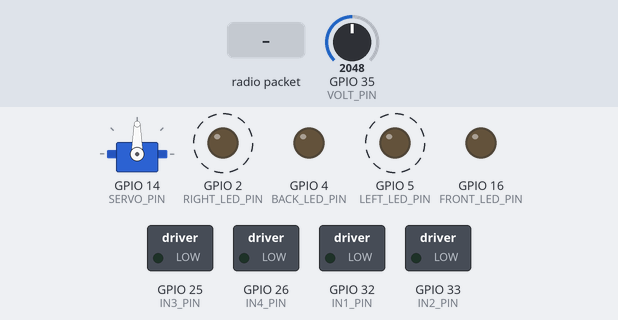
This sketch was run on a simulated ESP32. Shown: servo, switched loads named in the sketch (green lamp = pin HIGH), output pins drawn as LEDs (lit = HIGH). Dashed ring = blinking. Inputs (shaded band) come from the test bench; at power-on: GPIO 35 (VOLT_PIN) = 2048. EEPROM starts erased; no radio packets arrive unless stated; what the sketch prints to the serial monitor is not drawn.

Above: at 0.1 s.
1.3 s: radio packet "0" arrives
3.7 s: radio packet "2" arrives
Timing chart, 0 to 12.1 s (numbered marks = the images above; inputs shaded):
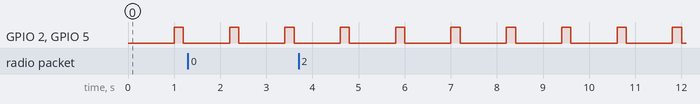

The sketch:

RX_V3.ino
```cpp
#include "data.h"
RF24 radio(CE_PIN, CSN_PIN);
Servo servo;

void read_battery(){
  static uint32_t time_read = 0;
  static uint8_t last_battery = 100;
  if(millis() < time_read)
    return;
  time_read = millis() + 30*SECOND;
  uint16_t average = analogRead(VOLT_PIN);
  for(uint8_t i = 0; i < 5; i++){
    average = (average + analogRead(VOLT_PIN))/2;
  }
  /* Bat: 7.78, readed: 1.82 */
  battery_percent = ((average*3.263/4096)*4.27 - 6.4)/2*100;
  if(battery_percent > last_battery)
    battery_percent = last_battery;
  last_battery = battery_percent;
}
void motor_control(eMotor motor, eDir dir, uint8_t pwm){
  if(motor != emMotor12 && motor != emMotor34)
    return;
  if(dir == emForward){
    digitalWrite(MOTOR_PIN[motor], LOW);
    ledcWrite(motor, pwm);
  }
  else{
    digitalWrite(MOTOR_PIN[motor], pwm ? HIGH:LOW);
    ledcWrite(motor, pwm);
  }
}
bool send_rf(String data, int16_t times){
  radio.stopListening();
  char text[32] = {"\0"};
  data.toCharArray(text,data.length()+1);
  while(--times >= 0){
    if(radio.write(&text, sizeof(text))){
      radio.startListening();
      return true;
    }
  }
  radio.startListening();
  return false;
}
void print_rfdata(){
  Serial.printf("XL=%d\tYL=%d\tXR=%d\tYR=%d\tMode=%d\tButton=%d%d%d%d%d%d%d%d%d%d%d%d\tEncoder=%d\n",
    rfdata.joys_leftX, rfdata.joys_leftY, rfdata.joys_rightX, rfdata.joys_rightY,
    rfdata.mode_sel1, rfdata.button[0], rfdata.button[1], rfdata.button[2], rfdata.button[3],
    rfdata.button[4], rfdata.button[5], rfdata.button[6], rfdata.button[7], rfdata.button[8],
    rfdata.button[9], rfdata.button[10], rfdata.button[11], rfdata.encoder_postion);
}
void parse_data(char *data){
  /* byte 0                      |byte 1  |byte 2  |byte 3  |byte 4  |byte 5       |byte 6
   * 0       |12345 |6   |7      |01234567|01234567|01234567|01234567|0123    |456701234567
   * 0       |12345 |6   |7      |89012345|67890123|45678901|01234567|8901    |234567890123
   * is valid|en_pos|mode|bat_req|joys_LX |joys_LY |joys_RX |joys_RY |dir_joys|button[0:10]
   */
  if((int)data[0]  & 0x1 == 0)
    return;
  rfdata.time_lastRecive = millis();
  rfdata.encoder_postion = (((int)data[0] >> 1) & 0x1F);
  rfdata.mode_sel1 = ((int)data[0] >> 6) & 0x1;
  if(((int)data[0] >> 7) & 0x1){
    send_rf(String(battery_percent) + "%", 1);
  }
  rfdata.joys_leftX = (uint8_t)data[1];
  rfdata.joys_leftY = (uint8_t)data[2];
  rfdata.joys_rightX = (uint8_t)data[3];
  rfdata.joys_rightY = (uint8_t)data[4];
  if((((int)data[5] >> 0) & 0x1) == 0) rfdata.joys_leftX *= -1;
  if((((int)data[5] >> 1) & 0x1) == 0) rfdata.joys_leftY *= -1;
  if((((int)data[5] >> 2) & 0x1) == 0) rfdata.joys_rightX *= -1;
  if((((int)data[5] >> 3) & 0x1) == 0) rfdata.joys_rightY *= -1;

  for(uint8_t i = 4; i < 8; i++){
    rfdata.button[i-4] = ((int)data[5] >> i) & 0x1;
  }
  for(uint8_t i = 0; i < 8; i++){
    rfdata.button[i+4] = ((int)data[6] >> i) & 0x1;
  }

  motor_control(emMotor12, rfdata.joys_leftY > 0 ? emForward:emBackward, rfdata.joys_leftY);
  int8_t temp = is_reserve ? 1:-1;
  int16_t value = map(rfdata.joys_rightX,-255,255,base_postion-turn_value*temp,base_postion+turn_value*temp);
  servo.write(value);
//  print_rfdata();
}
void read_nRF(){
  if(radio.available()){
    char text[8] = "";
    radio.read(&text, sizeof(text));
    String str = String(text);
    if(text[0] & 0x1){
      parse_data(text);
    }
    else{
      if(str.indexOf("$") >= 0){ // tx reads parameter
        if(str.indexOf("$A") >= 0){
          String data = String(EEPROM.read(0))+" "+String(EEPROM.read(1))+" "+String(EEPROM.read(2))+" ";
          delay(50); bool is_ok = send_rf(data,10);
        }
        else{
          uint8_t value = uint8_t(str.charAt(str.indexOf("$") + 1))-48;
          value = EEPROM.read(value); delay(50);
          bool is_ok = send_rf(String(value),10);
        }
      }
      else if(str.indexOf("#") >= 0){ // tx sets parameter
        String buff = "";
        uint8_t i = str.indexOf("#") + 2;
        while(i < str.length()){
          buff += str.charAt(i);
          i++;
        }
        EEPROM.write(uint8_t(str.charAt(str.indexOf("#")+1))-48, buff.toInt());
        EEPROM.commit();
        if(str.charAt(str.indexOf("#") + 1) == '0'){
          servo.write(buff.toInt());
          base_postion = buff.toInt();
        }
        else if(str.charAt(str.indexOf("#") + 1) == '1'){
          turn_value = buff.toInt();
        }
        else if(str.charAt(str.indexOf("#") + 1) == '2'){
          is_reserve = buff.toInt();
        }
      }
      else{
        Serial.printf("Recived an unknow command: %s\n", str);
      }
    }
  }
}
void leds_handler(){
  if(millis() >= rfdata.time_lastRecive + 1000){
    if(millis() >= time_blink){
      time_blink = millis() + 200 + is_left_on*800;
      is_left_on = !is_left_on;
      digitalWrite(LEFT_LED_PIN, is_left_on);
      digitalWrite(RIGHT_LED_PIN, is_left_on);
      motor_control(emMotor12, emBackward, 0); // stop motor
      servo.write(base_postion);
    }
  }
  else if(rfdata.mode_sel1 == 1){
    if(millis() >= time_blink){
      is_left_on = !is_left_on;
      if(is_left_on){
        digitalWrite(LEFT_LED_PIN,HIGH);
        digitalWrite(RIGHT_LED_PIN,LOW);
      }
      else{
        digitalWrite(LEFT_LED_PIN,LOW);
        digitalWrite(RIGHT_LED_PIN,HIGH);
      }
      time_blink = millis() + time_delay;
    }
  }
  else {
    digitalWrite(LEFT_LED_PIN, rfdata.button[10]);
    digitalWrite(RIGHT_LED_PIN, rfdata.button[10]);
  }

  digitalWrite(FRONT_LED_PIN,rfdata.button[9]);
  digitalWrite(BACK_LED_PIN,rfdata.button[11]);
}
void setup(){
  Serial.begin(115200);
  EEPROM.begin(50);
  if(radio.begin()){
    is_nRF_ok = true;
    Serial.println("nRF is OK!");
    radio.setPayloadSize(32);
    radio.setDataRate(RF24_2MBPS);
    radio.openWritingPipe(0xECECECECEC);
    radio.openReadingPipe(1, 0xECECECECEC);
    radio.setPALevel(RF24_PA_MAX);
    radio.startListening();
  }
  else{
    is_nRF_ok = false;
    Serial.println("nRF is BAD!");
  }
  for(uint8_t i = 0;i < 4; i++){
    pinMode(MOTOR_PIN[i],OUTPUT);
    pinMode(LED_PIN[i],OUTPUT);
  }

  base_postion = EEPROM.read(0);
  if(base_postion > 180){
    base_postion = 90;
    EEPROM.write(0, 90);
    EEPROM.commit();
  }
  turn_value = EEPROM.read(1);
  if(turn_value > 90){
    turn_value = 45;
    EEPROM.write(1, 45);
    EEPROM.commit();
  }
  is_reserve = EEPROM.read(2);
  if(is_reserve > 1){
    is_reserve = 1;
    EEPROM.write(2, 1);
    EEPROM.commit();
  }
  servo.attach(SERVO_PIN, 5);
  servo.write(base_postion);

  ledcAttachPin(IN1_PIN, emMotor12);
  ledcSetup(emMotor12, 12000, 8);
  ledcWrite(emMotor12, 0);
  ledcAttachPin(IN3_PIN, emMotor34);
  ledcSetup(emMotor34, 12000, 8);
  ledcWrite(emMotor34, 0);
}
void loop(){
  if(is_nRF_ok){
    read_nRF();
  }
  leds_handler();
  read_battery();
}
```

data.h
```cpp
#include <SPI.h>
#include <nRF24L01.h>
#include <RF24.h>
#include "printf.h"
#include <Servo.h>
#include <EEPROM.h>

#define SECOND 1000
#define CE_PIN 12
#define CSN_PIN 13

#define IN1_PIN 32
#define IN2_PIN 33
#define IN3_PIN 25
#define IN4_PIN 26

#define FRONT_LED_PIN 16
#define BACK_LED_PIN 4
#define LEFT_LED_PIN 5
#define RIGHT_LED_PIN 2
const uint8_t LED_PIN[4] = {FRONT_LED_PIN, BACK_LED_PIN, LEFT_LED_PIN, RIGHT_LED_PIN};

/* Not change these define */
const uint8_t MOTOR_PIN[4] = {IN1_PIN, IN2_PIN, IN3_PIN, IN4_PIN};
typedef enum eMotor{
  emMotor12 = 1,
  emMotor34 = 3
};
/* end */

#define SERVO_PIN 14
#define VOLT_PIN 35

#define BUTTON_NUM 12
struct sData{
  sData(){
    joys_leftX = joys_leftY = joys_rightX = joys_rightY = 0;
    mode_sel1 = mode_sel2 = 0;
    time_lastRecive = 0;
    for(uint8_t i = 0; i < BUTTON_NUM; i++){
      button[i] = 0;
    }
  }
  int16_t joys_leftX, joys_leftY, joys_rightX, joys_rightY;
  bool button[BUTTON_NUM];
  int8_t encoder_postion; // 0 to 19 (encoder 20 PPR)
  bool mode_sel1, mode_sel2;
  uint32_t time_lastRecive;
};
sData rfdata;
bool is_nRF_ok;

typedef enum eDir{
  emForward,
  emBackward
};

uint32_t time_blink = 0;
uint32_t time_delay = 200;
int8_t is_left_on = 0;

uint8_t turn_value = 30;
uint8_t base_postion = 40;
uint8_t is_reserve = 0;
uint8_t battery_percent = 100;
```

Measured:
- by itself, GPIO 2 (RIGHT_LED_PIN), GPIO 5 (LEFT_LED_PIN): alternates HIGH for 0.20 s and LOW for 1.0 s
